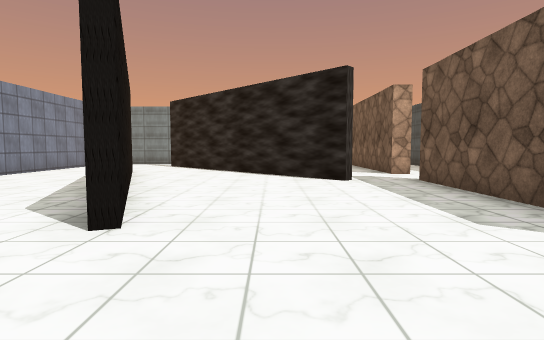
[1] (above)

21 first-person views from a walk through a Unity game level. The camera is 1.4 m above the floor, tilts 4° down and sees 80° across. The floor is counted in squares, 2 m on a side. Each view is taken from the middle of a square. On the plan, view 1 faces up. The plan holds only what a view shows up to about 10 squares ahead; the rest is blank. Some surface patterns are stand-ins.

[2]
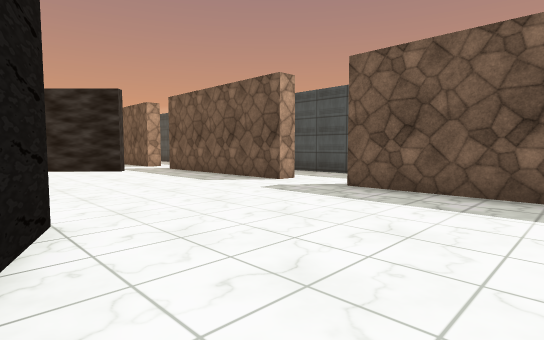

[3]
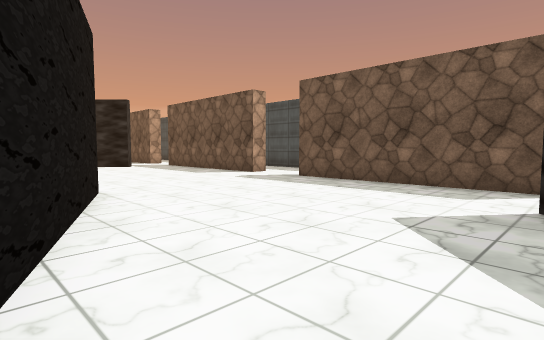

[4]
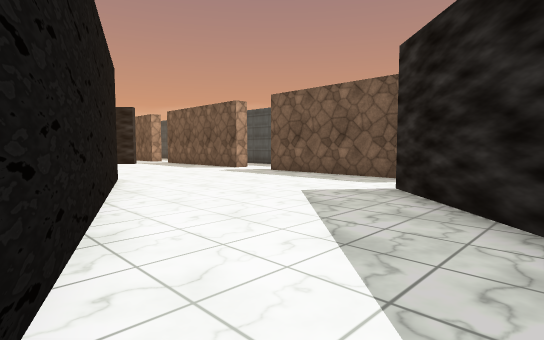

[5]
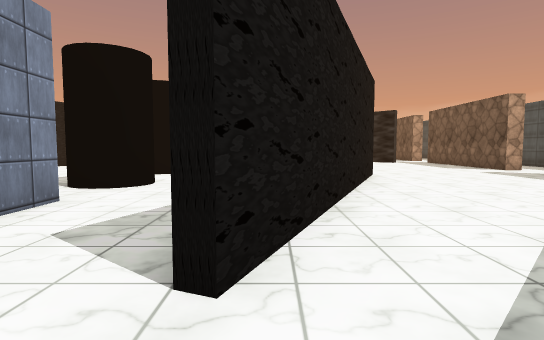

[6]
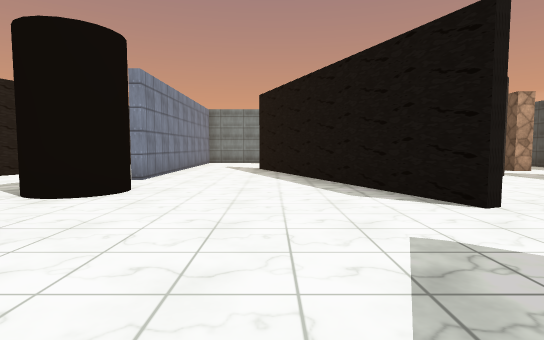

[7]
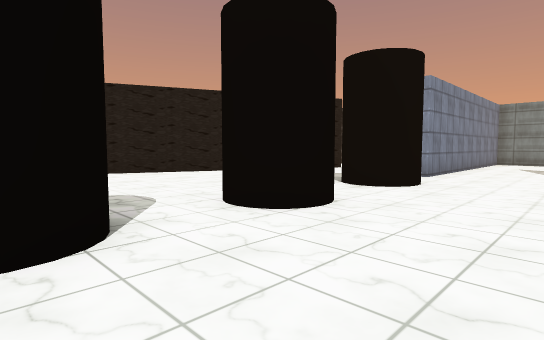

[8]
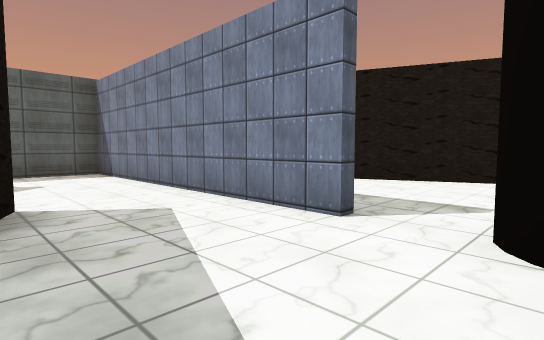

[9]
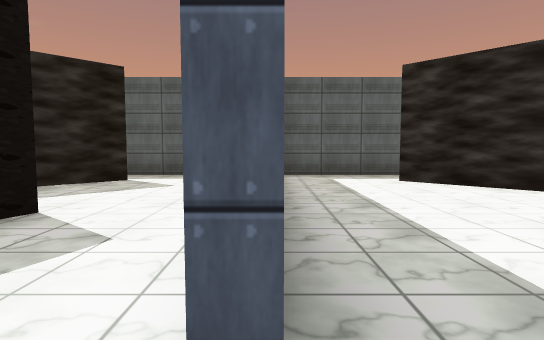

[10]
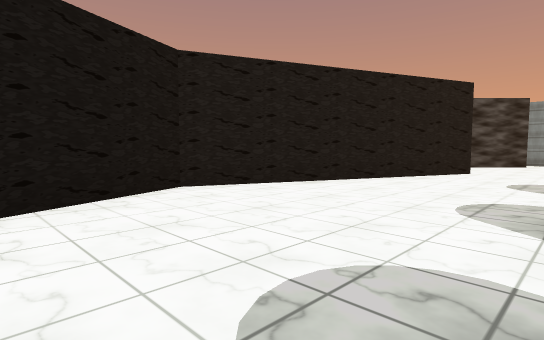

[11]
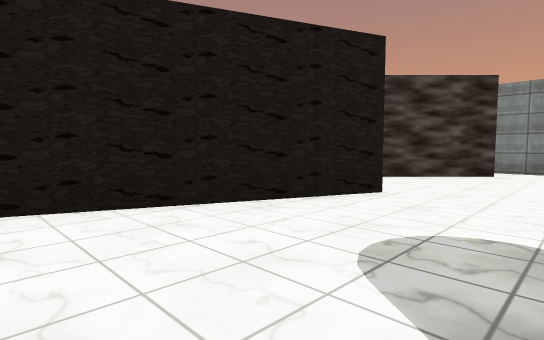

[12]
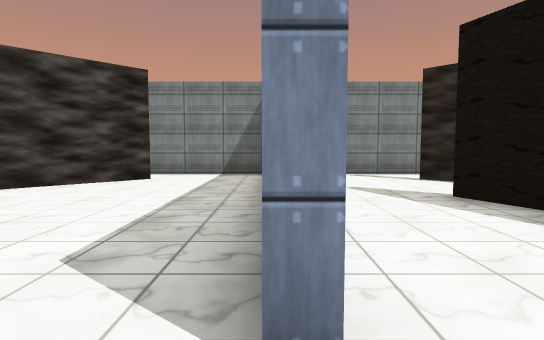

[13]
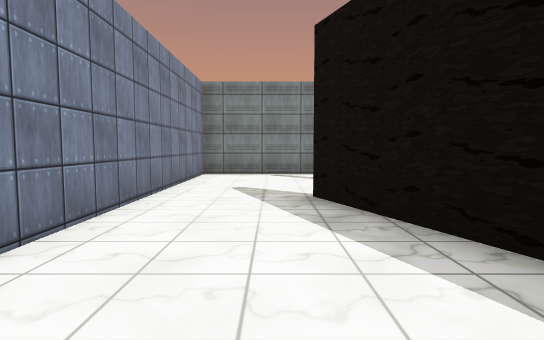

[14]
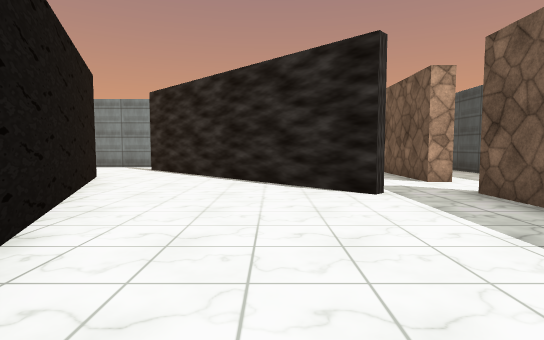

[15]
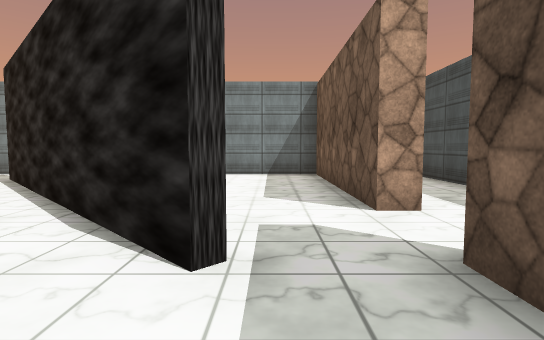

[16]
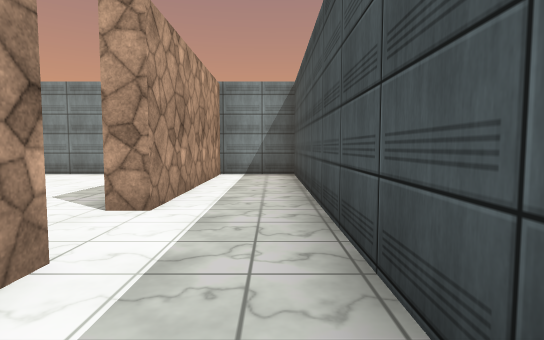

[17]
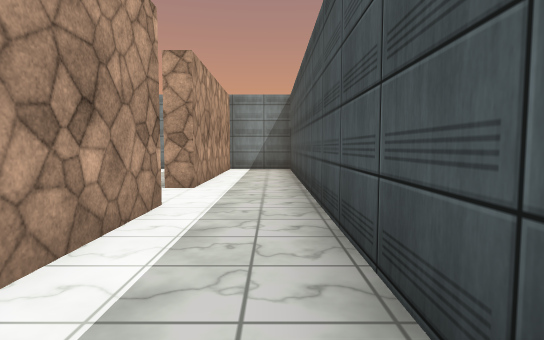

[18]
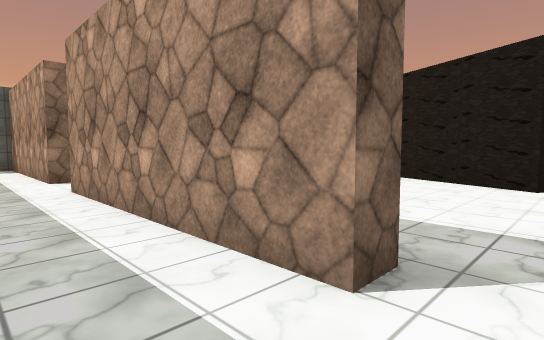

[19]
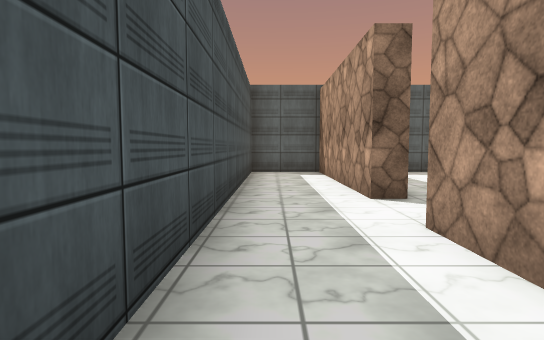

[20]
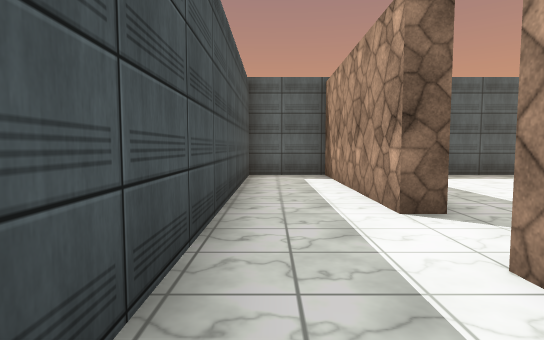

[21]
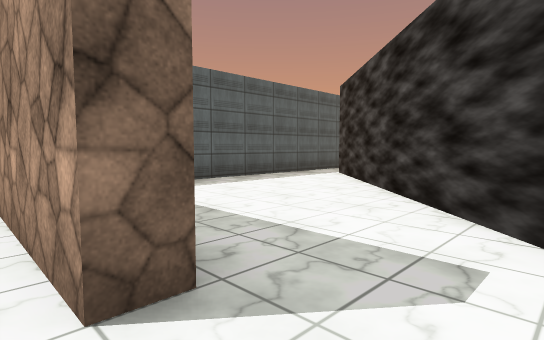

### Floor plan
Points are (right, up) in squares from view 1. A wall is a line through its corners. A room is listed if a view was taken in it or the views show most of it. See-through windows are left out.
Room 1 (views 1, 2, 3, 14, 15)
walls: (-1.3, 0.5) (-4.3, -6.6); (3.2, 1.9) (3.2, 7); (1.6, 6.7) (-0.8, 9.1); (3.2, -4.5) (3.2, 0.2); (-3.1, 7.1) (-1.3, 2.7); (-0.8, -6.8) (1.4, -4.6)
ways out: opening at (-3, -7) to room 2; opening at (-2, 1.5) to room 2; opening at (3, -5.5) to room 3; opening at (3, 1) to room 3; opening at (2, 7) to room 4; opening at (-2, 8) to room 5; opening at (2, -5)
Room 2 (views 4, 5, 6, 7, 8, 9, 10, 11, 12, 13)
walls: (-1.5, 2.6) (-4.4, 9.7); (-6.8, -3.8) (-6.8, -11.2) (-3.6, -11.2); (-10.3, 7.8) (-13.2, 0.9) (-12.1, -1.8); (-11.5, -3.3) (-10.4, -5.8); (-4.5, -6.5) (-4.3, -6); (-2.8, 11.1) (-3.8, 12.1); (-9.6, 12.3) (-11.6, 10.2); (-11.4, -8) (-9.6, -9.8); (-7.2, 13.4) (-10.2, 13.4); (-3.1, 13.4) (-6.8, 13.4) (-6.8, 5.9); (-4, -10) (-2.7, -8.7); (-10.2, -11.2) (-7.2, -11.2)
ways out: opening at (-3, -7) to room 1; opening at (-2, 1.5) to room 1; opening at (-3, 10) to room 5; opening at (-10, 13); opening at (-9, -10.5); opening at (-4, -11)
Room 3 (views 16, 17, 18, 19, 20, 21)
walls: (3.8, 1.9) (3.2, 1.9); (3.2, 0.2) (3.7, 0.2) (3.7, -4.9); (5.6, 1.6) (5.6, 13.4) (3.7, 13.4) (3.7, 8.5) (3.2, 8.5); (3.7, 7) (3.7, 4.5); (3.1, -6.4) (3.7, -6.4) (3.7, -11.2) (5.6, -11.2) (5.6, -2.6)
ways out: opening at (3, -5.5) to room 1; opening at (3, 1) to room 1; opening at (3, 7.5) to room 4
Room 4 (no view inside)
walls: (3.2, 8.5) (3.2, 13.4) (-1, 13.4)
ways out: opening at (2, 7) to room 1; opening at (3, 7.5) to room 3
Room 5 (no view inside)
walls: (-4.2, 9.8) (-3.1, 7.1); (-0.8, 9.1) (-2.8, 11.1)
ways out: opening at (-2, 8) to room 1; opening at (-3, 10) to room 2

Where each view was taken, in squares from view 1:
view 1: 0 up, 0 right, facing up
view 2: 3 down, 2 left, facing up-right
view 3: 5 down, 3 left, facing up-right
view 4: 7 down, 4 left, facing up-right
view 5: 8 down, 4 left, facing up
view 6: 1 down, 4 left, facing up
view 7: 2 down, 4 left, facing up-left
view 8: 2 down, 4 left, facing down-left
view 9: 3 down, 7 left, facing down
view 10: 2 down, 8 left, facing up-left
view 11: 3 up, 8 left, facing up-left
view 12: 5 up, 7 left, facing up
view 13: 5 up, 5 left, facing up
view 14: 2 up, 0 right, facing up
view 15: 5 up, 2 right, facing up
view 16: 5 up, 5 right, facing up
view 17: 3 up, 5 right, facing up
view 18: 1 up, 5 right, facing down-left
view 19: 2 down, 5 right, facing down
view 20: 3 down, 5 right, facing down
view 21: 5 down, 4 right, facing down-left
